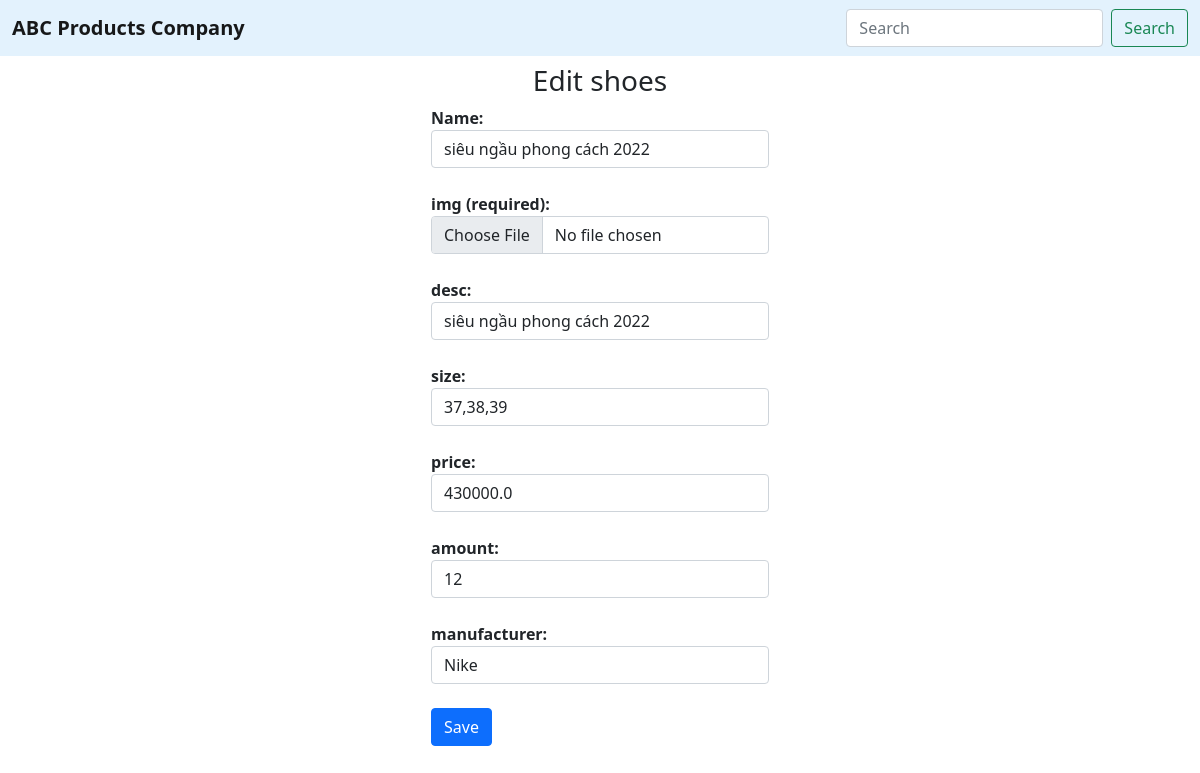
The page /edit_shoes/9/ on the database its author committed.
### home/models.py (models this page shows)
class Items(models.Model):
    id = models.AutoField(primary_key=True)
    name = models.CharField(max_length=100)
    img = models.ImageField(upload_to='image', default=None)
    desc = models.CharField(max_length=100)
    price = models.FloatField()
    amount = models.IntegerField()

class Shoes(Items):
    size = models.CharField(max_length=10)
    manufacturer = models.CharField(max_length=50)

### home/views.py (the view)
# urls.py: path('edit_shoes/<int:id>/', home.edit_shoes_form),
def edit_shoes_form(request, id):
    shoes = Shoes.objects.get(id=id)
    return render(request, 'edit_shoes.html', {'shoes': shoes})

### home/Templates/edit_shoes.html (shortened to what this page needs)
<!DOCTYPE html>
<html lang="en">
<head>
    <link rel="stylesheet" href="https://stackpath.bootstrapcdn.com/bootstrap/5.0.0-alpha1/css/bootstrap.min.css"
>
</head>
<body>
    <nav class="navbar navbar-light" style="background-color: #e3f2fd;">
        <div class="container-fluid">
            <a class="navbar-brand" style="font-weight: bold;">ABC Products Company</a>
            <form class="d-flex">
                <input class="form-control me-2" type="search" placeholder="Search" aria-label="Search">
                <button class="btn btn-outline-success" type="submit">Search</button>
            </form>
        </div>
    </nav>
    <h3 class="text-center mt-2">Edit shoes</h3>
    <div class="d-flex justify-content-center container">
        <form action="/edit_shoes" method="post" enctype="multipart/form-data" >
            <label style="font-weight: bold;" for="name">Name:</label>
            <input class="form-control" type="text" name="name" value="{{shoes.name}}">
            <br>
            <label style="font-weight: bold;" for="img">img (required):</label>
            <input class="form-control" type="file" name="img">
            <br>
            <label style="font-weight: bold;" for="desc">desc:</label>
            <input class="form-control" type="text" name="desc" value="{{shoes.desc}}">
            <br>
            <label style="font-weight: bold;" for="size">size:</label>
            <input class="form-control" type="text" name="size" value="{{shoes.size}}">
            <br>
            <label style="font-weight: bold;" for="price">price:</label>
            <input class="form-control" type="text" name="price" value="{{shoes.price}}">
            <br>
            <label style="font-weight: bold;" for="amount">amount:</label>
            <input class="form-control" type="text" name="amount" value="{{shoes.amount}}">
            <br>
            <label style="font-weight: bold;" for="manufacturer">manufacturer:</label>
            <input class="form-control" type="text" name="manufacturer" value="{{shoes.manufacturer}}">
            <br>
            <button type="submit" class=" btn btn-primary">Save</button>
        </form>
    </div>
</body>
</html>

### rows shown on the page
Items: name "siêu ngầu phong cách 2022", desc "siêu ngầu phong cách 2022", price "430000.0", amount "12"
Shoes: size "37,38,39", manufacturer "Nike"
